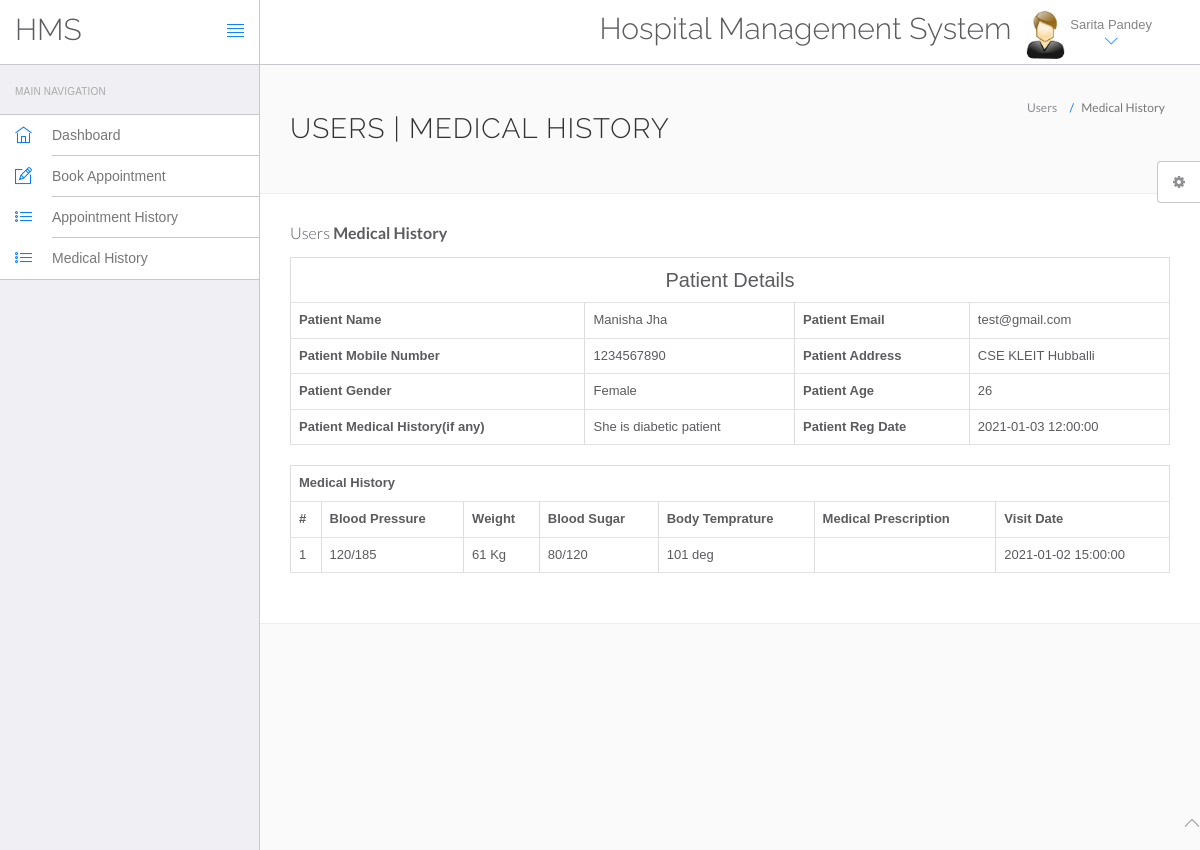
Screenshot of /hms/view-medhistory.php?viewid=1 (signed in) with the database file from the repository.
### tables this page shows
CREATE TABLE `users` (
  `id` int(11) NOT NULL,
  `fullName` varchar(255) DEFAULT NULL,
  `address` longtext DEFAULT NULL,
  `city` varchar(255) DEFAULT NULL,
  `gender` varchar(255) DEFAULT NULL,
  `email` varchar(255) DEFAULT NULL,
  `password` varchar(255) DEFAULT NULL,
  `regDate` timestamp NULL DEFAULT current_timestamp(),
  `updationDate` timestamp NULL DEFAULT NULL ON UPDATE current_timestamp()
);

CREATE TABLE `tblpatient` (
  `ID` int(10) NOT NULL,
  `Docid` int(10) DEFAULT NULL,
  `PatientName` varchar(200) DEFAULT NULL,
  `PatientContno` bigint(10) DEFAULT NULL,
  `PatientEmail` varchar(200) DEFAULT NULL,
  `PatientGender` varchar(50) DEFAULT NULL,
  `PatientAdd` mediumtext DEFAULT NULL,
  `PatientAge` int(10) DEFAULT NULL,
  `PatientMedhis` mediumtext DEFAULT NULL,
  `CreationDate` timestamp NULL DEFAULT current_timestamp(),
  `UpdationDate` timestamp NULL DEFAULT NULL ON UPDATE current_timestamp()
);

CREATE TABLE `tblmedicalhistory` (
  `ID` int(10) NOT NULL,
  `PatientID` int(10) DEFAULT NULL,
  `BloodPressure` varchar(200) DEFAULT NULL,
  `BloodSugar` varchar(200) NOT NULL,
  `Weight` varchar(100) DEFAULT NULL,
  `Temperature` varchar(200) DEFAULT NULL,
  `MedicalPres` mediumtext DEFAULT NULL,
  `CreationDate` timestamp NOT NULL DEFAULT current_timestamp() ON UPDATE current_timestamp()
);

### hms/view-medhistory.php (the view, shortened to what this page needs)
<?php
include('include/config.php');
?>
<!DOCTYPE html>
<html lang="en">
	<head>
		<link rel="stylesheet" href="vendor/bootstrap/css/bootstrap.min.css">
		<link rel="stylesheet" href="vendor/fontawesome/css/font-awesome.min.css">
		<link rel="stylesheet" href="vendor/themify-icons/themify-icons.min.css">
		<link href="vendor/animate.css/animate.min.css" rel="stylesheet" media="screen">
		<link href="vendor/perfect-scrollbar/perfect-scrollbar.min.css" rel="stylesheet" media="screen">
		<link href="vendor/switchery/switchery.min.css" rel="stylesheet" media="screen">
		<link href="vendor/bootstrap-touchspin/jquery.bootstrap-touchspin.min.css" rel="stylesheet" media="screen">
		<link href="vendor/select2/select2.min.css" rel="stylesheet" media="screen">
		<link href="vendor/bootstrap-datepicker/bootstrap-datepicker3.standalone.min.css" rel="stylesheet" media="screen">
		<link href="vendor/bootstrap-timepicker/bootstrap-timepicker.min.css" rel="stylesheet" media="screen">
		<link rel="stylesheet" href="assets/css/styles.css">
		<link rel="stylesheet" href="assets/css/plugins.css">
		<link rel="stylesheet" href="assets/css/themes/theme-1.css" id="skin_color" />
	</head>
	<body>
		<div id="app">
<?php include('include/sidebar.php');?>
<div class="app-content">
<?php include('include/header.php');?>
<div class="main-content" >
<div class="wrap-content container" id="container">
<section id="page-title">
<div class="row">
<div class="col-sm-8">
<h1 class="mainTitle">Users | Medical History</h1>
</div>
<ol class="breadcrumb">
<li>
<span>Users</span>
</li>
<li class="active">
<span>Medical History</span>
</li>
</ol>
</div>
</section>
<div class="container-fluid container-fullw bg-white">
<div class="row">
<div class="col-md-12">
<h5 class="over-title margin-bottom-15">Users <span class="text-bold">Medical History</span></h5>
<?php
                               $vid=$_GET['viewid'];
                               $ret=mysqli_query($con,"select * from tblpatient where ID='$vid'");
$cnt=1;
while ($row=mysqli_fetch_array($ret)) {
                               ?>
<table border="1" class="table table-bordered">
 <tr align="center">
<td colspan="4" style="font-size:20px;color:blue">
 Patient Details</td></tr>
    <tr>
    <th scope>Patient Name</th>
    <td><?php  echo $row['PatientName'];?></td>
    <th scope>Patient Email</th>
    <td><?php  echo $row['PatientEmail'];?></td>
  </tr>
  <tr>
    <th scope>Patient Mobile Number</th>
    <td><?php  echo $row['PatientContno'];?></td>
    <th>Patient Address</th>
    <td><?php  echo $row['PatientAdd'];?></td>
  </tr>
    <tr>
    <th>Patient Gender</th>
    <td><?php  echo $row['PatientGender'];?></td>
    <th>Patient Age</th>
    <td><?php  echo $row['PatientAge'];?></td>
  </tr>
  <tr>
    <th>Patient Medical History(if any)</th>
    <td><?php  echo $row['PatientMedhis'];?></td>
     <th>Patient Reg Date</th>
    <td><?php  echo $row['CreationDate'];?></td>
  </tr>
<?php }?>
</table>
<?php
$ret=mysqli_query($con,"select * from tblmedicalhistory  where PatientID='$vid'");
 ?>
<table id="datatable" class="table table-bordered dt-responsive nowrap" style="border-collapse: collapse; border-spacing: 0; width: 100%;">
  <tr align="center">
   <th colspan="8" >Medical History</th>
  </tr>
  <tr>
    <th>#</th>
<th>Blood Pressure</th>
<th>Weight</th>
<th>Blood Sugar</th>
<th>Body Temprature</th>
<th>Medical Prescription</th>
<th>Visit Date</th>
</tr>
<?php
while ($row=mysqli_fetch_array($ret)) {
  ?>
<tr>
  <td><?php echo $cnt;?></td>
 <td><?php  echo $row['BloodPressure'];?></td>
 <td><?php  echo $row['Weight'];?></td>
 <td><?php  echo $row['BloodSugar'];?></td>
  <td><?php  echo $row['Temperature'];?></td>
  <td><?php  echo $row['MedicalPres'];?></td>
  <td><?php  echo $row['CreationDate'];?></td>
</tr>
<?php $cnt=$cnt+1;} ?>
</table>
</div>
</div>
</div>
</div>
</div>
</div>
</div>
	<?php include('include/footer.php');?>
	<?php include('include/setting.php');?>
	</body>
</html>

### hms/include/header.php (shortened to what this page needs)
<header class="navbar navbar-default navbar-static-top">
					<div class="navbar-header">
						<a class="navbar-brand" href="#">
							<h2 style="padding-top:20% ">HMS</h2>
						</a>
						<a href="#" class="sidebar-toggler pull-right visible-md visible-lg" data-toggle-class="app-sidebar-closed" data-toggle-target="#app">
							<i class="ti-align-justify"></i>
						</a>
					</div>
					<div class="navbar-collapse collapse">
						<ul class="nav navbar-right">
								<li  style="padding-top:2% ">
								<h2>Hospital Management System</h2>
							</li>
							<li class="dropdown current-user">
								<a href class="dropdown-toggle" data-toggle="dropdown">
									<img src="assets/images/images.jpg"> <span class="username">
									<?php $query=mysqli_query($con,"select fullName from users where id='".$_SESSION['id']."'");
while($row=mysqli_fetch_array($query))
{
	echo $row['fullName'];
}
									?> <i class="ti-angle-down"></i></i></span>
								</a>
							</li>
						</ul>
					</div>
				</header>

### hms/assets/css/themes/theme-1.css (style rules this page uses)
body { background: #FAFAFA; }
header .navbar-header { background: #ffffff !important; border-right-color: #c8c7cc !important; border-bottom-color: #c8c7cc !important; }
header .navbar-header .sidebar-toggler, header .navbar-header .sidebar-mobile-toggler { color: #007aff !important; }
header .navbar-header .navbar-brand { color: #777 !important; }
header .navbar-collapse { background: #ffffff !important; border-bottom-color: #c8c7cc !important; box-shadow: none !important; }
header .navbar-collapse .navbar-right > li > a { color: #777; }
header .navbar-collapse .navbar-right > li > a i { color: #007aff !important; }

### rows the page displays
users: fullName "Sarita Pandey"
tblpatient: PatientName "Manisha Jha", PatientEmail "test@gmail.com", PatientContno "1234567890", PatientAdd "CSE KLEIT Hubballi", PatientGender "Female", PatientAge "26", PatientMedhis "She is diabetic patient", CreationDate "2021-01-03 12:00:00"
tblmedicalhistory: BloodPressure "120/185", Weight "61 Kg", BloodSugar "80/120", Temperature "101 deg", CreationDate "2021-01-02 15:00:00"
